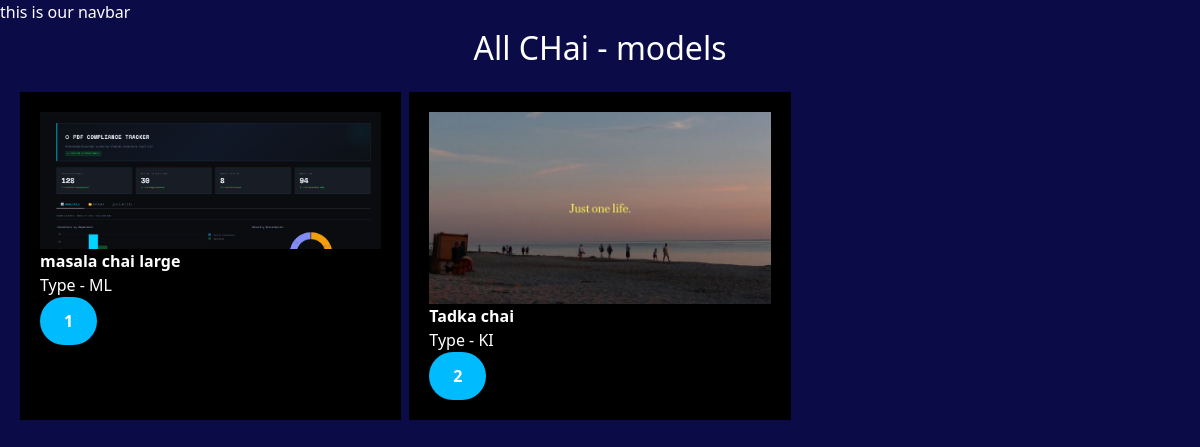
Page /chai/ on the earlier database version.
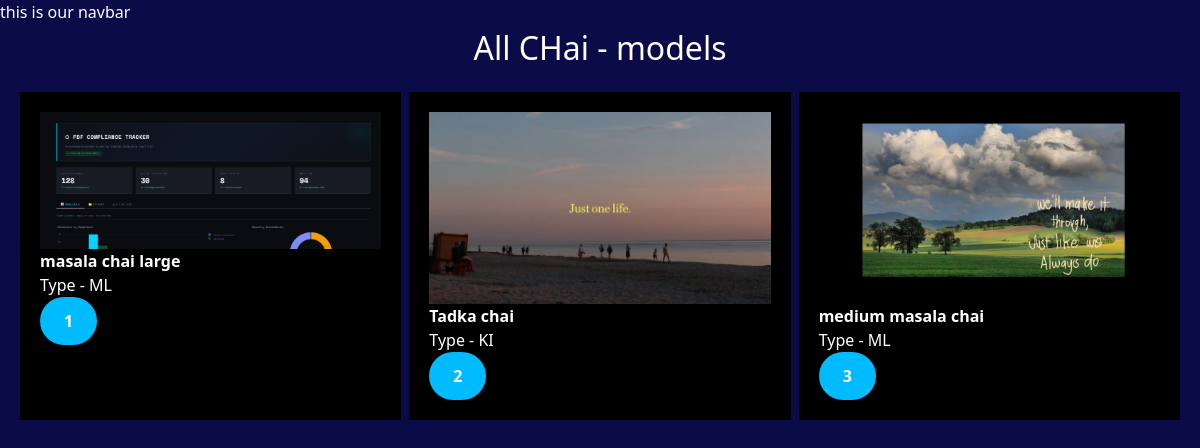
Same page on the later database version.
### chai/models.py (models this page shows, shortened)
class ChaiVariety(models.Model):
    CHAI_TYPE = [
        ('ML', 'MASALA'),
        ('GR', 'GINGER'),
        ('KI', 'KIWI'),
        ('PL', 'PLAIN'),
        ('EL', 'ELAICHI'),
    ]
    name = models.CharField(max_length=100)
    image = models.ImageField(upload_to='chais/')
    date_added = models.DateField(default=timezone.now)
    type = models.CharField(max_length=2, choices=CHAI_TYPE)
    description = models.TextField(blank=True)
    price = models.DecimalField(max_digits=10, decimal_places=2, default =10)

### chai/views.py (the view)
# urls.py: path('', views.all_models, name="all-models"), #don't write / in home in python and django
def all_models(request):
    chais = ChaiVariety.objects.all()
    return render(request, 'chai/all_chai.html', {'chais': chais})

### chai/templates/chai/all_chai.html (shortened to what this page needs)
{% extends "layout.html" %}
{% block content %}
<h1>All CHai - models</h1>
<div class="grid grid-cols-3 gap-2 m-5" >
{% for chai in chais %}
    <div class="bg-black p-5">
        <img src="{{chai.image.url}}" alt="img">
        <h3 class="font-bold ">{{chai.name}}</h3>
        <h2>Type - {{chai.type}} </h2>
        <a href="{% url "chai_detail" chai.id %}">
            <button class="px-6 py-3 rounded-full bg-sky-400 text-white font-bold hover:bg-sky-500 active:translate-y-0.5 active:shadow-inner shadow-lg transition-all">{{chai.id}}</button>
        </a>
    </div>
{% endfor %}
</div>
{% endblock %}

### templates/layout.html (shortened to what this page needs)
{% load static tailwind_tags %}
{% load static %}
<!DOCTYPE html>
<html lang="en">
<head>
    <link rel="stylesheet" href="{% static 'style.css' %}">
    {% tailwind_css %}
</head>
<body>
    <nav>this is our navbar</nav>
    {% block content %}{% endblock %}
</body>
</html>

### static/style.css (style rules this page uses)
body { background-color: rgb(11, 11, 72); color: #FFFFFF; }
h1 { text-align: center; font-size: 2em; }

Differences in the rows shown:
added ChaiVariety: image (picture), name "medium masala chai", type "ML", id "3"
